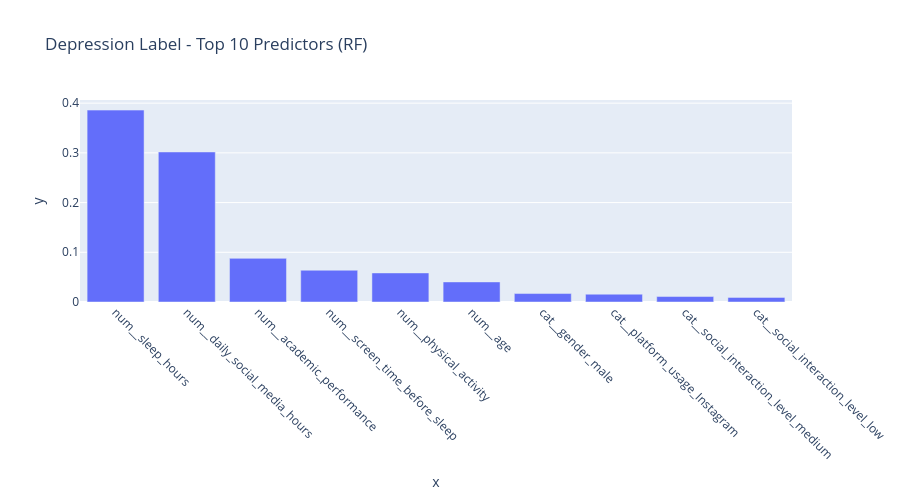

Write notebook code for a chart like this one.
### Code cell
# ===== 3. CLASSIFICATION FOR DEPRESSION =====
print("\n" + "="*50)
print("3. CLASSIFICATION (Depression)")
print("="*50)

y_dep = df['depression_label']
X_tr_d, X_te_d, y_tr_d, y_te_d = train_test_split(X, y_dep, test_size=0.2, 
                                                  random_state=42, stratify=y_dep)

# Logistic Regression
pipe_log = Pipeline([
    ('prep', preprocessor), 
    ('model', LogisticRegression(max_iter=1000, class_weight='balanced', random_state=42))
])
pipe_log.fit(X_tr_d, y_tr_d)
pred_proba_log = pipe_log.predict_proba(X_te_d)[:, 1]
auc_log = roc_auc_score(y_te_d, pred_proba_log)

# Random Forest Classifier
pipe_rf_cls = Pipeline([
    ('prep', preprocessor),
    ('model', RandomForestClassifier(n_estimators=100, class_weight='balanced', random_state=42))
])
pipe_rf_cls.fit(X_tr_d, y_tr_d)
pred_proba_rf = pipe_rf_cls.predict_proba(X_te_d)[:, 1]
auc_rf = roc_auc_score(y_te_d, pred_proba_rf)

print(f"Logistic Regression AUC: {auc_log:.3f}")
print(f"Random Forest AUC: {auc_rf:.3f}")

# Depression feature importance
imp_dep = pd.Series(pipe_rf_cls.named_steps['model'].feature_importances_,
                   index=pipe_rf_cls.named_steps['prep'].get_feature_names_out())
imp_dep_top10 = imp_dep.sort_values(ascending=False).head(10)
fig_dep_imp = px.bar(x=imp_dep_top10.index, y=imp_dep_top10.values,
                     title='Depression Label - Top 10 Predictors (RF)')
fig_dep_imp.update_layout(xaxis_tickangle=45, width=900, height=500)
fig_dep_imp.show()

### Figure 1 — Plotly figure (JSON) as saved in the notebook; plotly's stock layout.template omitted (floating-point values rounded to 4 significant figures)
{"data": [{"hovertemplate": "x=%{x}<br>y=%{y}<extra></extra>", "legendgroup": "", "marker": {"color": "#636efa", "pattern": {"shape": ""}}, "name": "", "orientation": "v", "showlegend": false, "textposition": "auto", "type": "bar", "x": ["num__sleep_hours", "num__daily_social_media_hours", "num__academic_performance", "num__screen_time_before_sleep", "num__physical_activity", "num__age", "cat__gender_male", "cat__platform_usage_Instagram", "cat__social_interaction_level_medium", "cat__social_interaction_level_low"], "xaxis": "x", "y": [0.386, 0.3018, 0.08778, 0.06393, 0.05847, 0.04041, 0.01697, 0.01569, 0.01097, 0.009293], "yaxis": "y"}], "layout": {"barmode": "relative", "height": 500, "legend": {"tracegroupgap": 0}, "title": {"text": "Depression Label - Top 10 Predictors (RF)"}, "width": 900, "xaxis": {"anchor": "y", "domain": [0, 1], "tickangle": 45, "title": {"text": "x"}}, "yaxis": {"anchor": "x", "domain": [0, 1], "title": {"text": "y"}}}}
